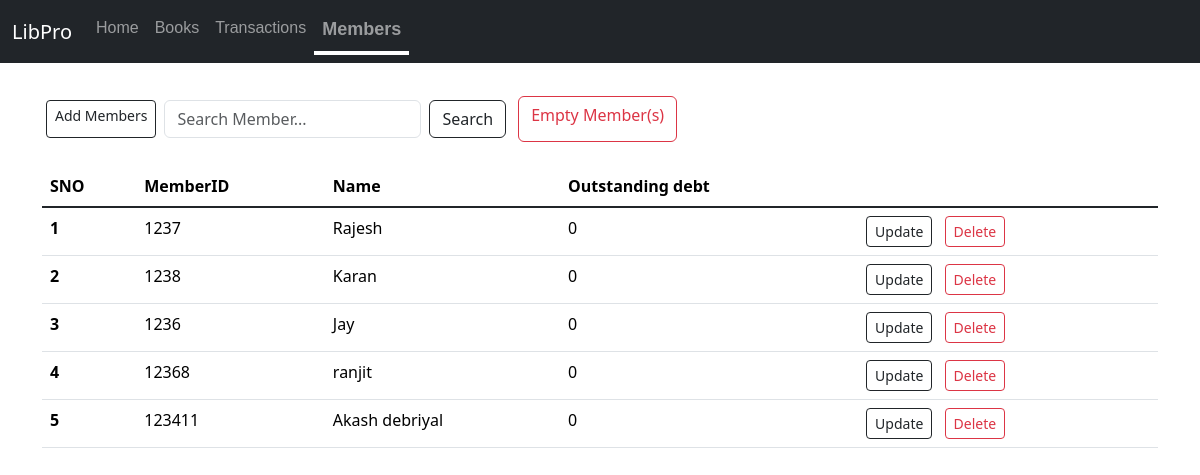
The app's page /members, older data.
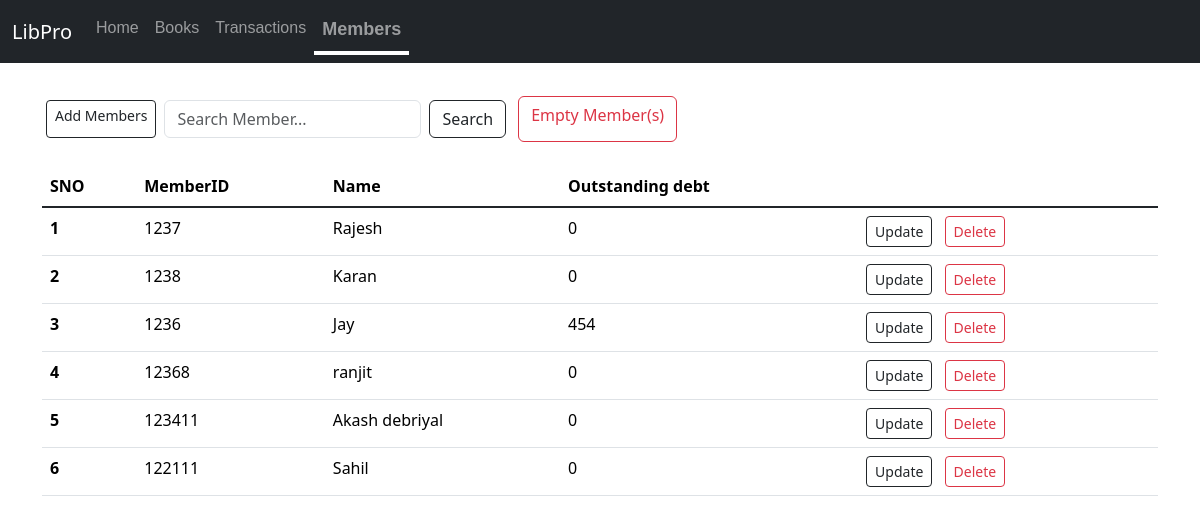
The same page, newer data.
### app.py (models this page shows)
class Members(db.Model):
    sno = db.Column(db.Integer, primary_key=True)
    memberid = db.Column(db.String(10),  nullable=False,unique=True)
    name = db.Column(db.String(30), nullable=False)
    outstanding_debt = db.Column(db.Integer, nullable=False)

### app.py (the view, shortened to what this page needs)
@app.route('/<string:table>',methods=['GET','POST'])
def view(table):
    record_class=globals().get(table.capitalize())
    if record_class is None:
        flash("Invalid Operation",'error')
        return redirect('/')
    else:
        allrecords=record_class.query.all()
        return render_template(f'{table}.html',allrecords=allrecords)

### templates/members.html (shortened to what this page needs)
{% extends 'base.html' %}
{% block body %}
<div style="display:flex" class="container my-4">
  <a href="/addrecord/members" class="add btn btn-outline-dark btn-sm mx-1 my-1" type="button">Add Members</a>
<form style="width:fit-content" class="d-flex mx-1 my-1" method="POST" action="/search/members" role="search">
  <input class="form-control me-2" name="searchitem"  id="searchmember" type="search" placeholder="Search Member..." aria-label="Search">
  <button class="btn btn-outline-dark"  type="submit">Search</button>
</form>
<a class="btn btn-outline-danger mx-2" href="/empty/members" type="button">Empty Member(s)</a>
</div>
<div class="container">
    <table class="table">
        <thead>
          <tr>
            <th scope="col">SNO</th>
            <th scope="col">MemberID</th>
            <th scope="col">Name</th>
            <th scope="col">Outstanding debt</th>
          </tr>
        </thead>
        <tbody class="table-group-divider">
          {% for records in allrecords  %}
          <tr>
            <th scope="row">{{loop.index}}</th>
            <td>{{records.memberid}}</td>
            <td>{{records.name}}</td>
            <td>{{records.outstanding_debt}}</td>
            <td>
              <a href="/updaterecord/members/{{records.sno}}" type="button" class="btn btn-outline-dark btn-sm mx-1">Update</a>
              <a href="/deleterecord/members/{{records.sno}}" type="button" class="btn btn-outline-danger btn-sm mx-1">Delete</a>
            </td>
          </tr>
          {% endfor %}
        </tbody>
      </table>
</div>
{% endblock body %}

Row changes from the older to the newer data that the page shows:
changed Members "Jay": outstanding_debt "0" → "454"
added Members: memberid "122111", name "Sahil", outstanding_debt "0"
